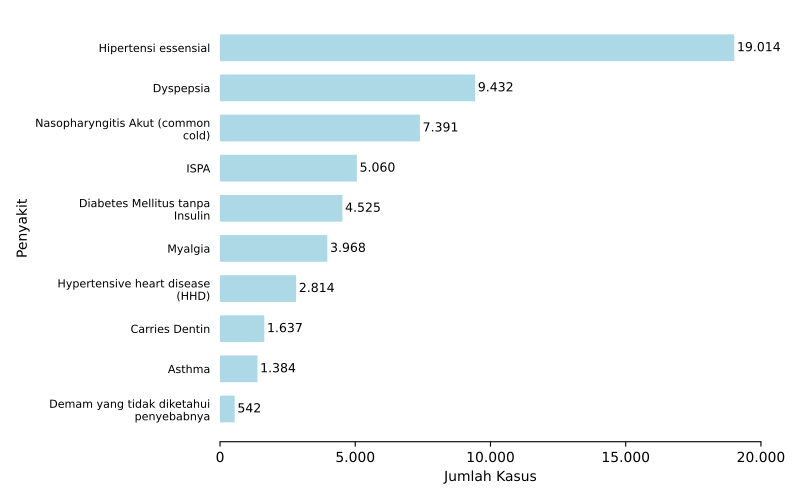

This figure's Python source:
import numpy as np
import matplotlib.pyplot as plt
import pandas
from textwrap import wrap
from matplotlib.ticker import FuncFormatter
import locale
locale.setlocale(locale.LC_ALL, 'id_ID.UTF8')

import sys, os, inspect
currentdir = os.path.dirname(os.path.abspath(inspect.getfile(inspect.currentframe())))
parentdir = os.path.dirname(currentdir)
sys.path.insert(0, parentdir)

berkasData = currentdir +'\\bab_06_00_dataPenyakitTerbanyak.csv'
berkasSimpan = currentdir +'\\bab_06_00_penyakitTerbanyak.pdf'
# judulDiagram = '10 Penyakit Terbanyak\nTahun 2021'
sumbuX = 'Jumlah Kasus'
sumbuY = 'Penyakit'
labelBar1 = 'Penyakit terbanyak'
tickerSumbuX = np.arange(0,21000,5000)

colnames = ['penyakit','jumlahKasus']
data = pandas.read_csv(berkasData, names=colnames, delimiter=';')
penyakit = data.penyakit.tolist()
jumlahKasus = data.jumlahKasus.tolist()

# 10 penyakit terbanyak -> [0:10], 20 penyakit terbanyak -> [0:20]
y_pos = np.arange(0,len(penyakit[0:10])*2,2)
# need to space out bars
new_y = [1.5*i for i in y_pos]
# ...don't know what this supposed to do, nor where got it from
#performance = 5 + 10 * np.random.rand(len(penyakit[0:20]))
# width for data label spacing. depends on width of corresponding axis
widthDL = 100

# initiate plot
plt.rcdefaults()
fig, ax = plt.subplots()

# make bars
ax.barh(new_y, jumlahKasus[0:10], height=2, align='center',color='lightblue', ecolor='black', label = labelBar1)

# settings for y axis
ax.set_yticks(new_y)
ax.set_ylabel(sumbuY)
ax.invert_yaxis()  # labels read top-to-bottom

# setting for x axis
ax.set_xlabel(sumbuX)
ax.set_xticks(tickerSumbuX)
# plt.axis(xmin=(0), xmax=(10000))

# settings for both axis
ax.spines['top'].set_visible(False)
ax.spines['right'].set_visible(False)
ax.spines['left'].set_visible(False)
ax.tick_params(left=False)

# add some text for title, labels and axes ticks
# ax.set_title(judulDiagram)
ax.xaxis.set_major_formatter(FuncFormatter(lambda x, pos: "{:n}".format(x)))
#for i, v in enumerate(jumlahKasus[0:10]): plt.text(v,new_y[i], '{:n}'.format(v), va="center", fontsize=8)
for i, txt in enumerate(jumlahKasus[0:10]):
		#ax.annotate('{:n}'.format(txt), (txt,new_y[i]), fontsize=9, va="center")
        ax.text(txt + widthDL, new_y[i], '{:n}'.format(txt), ha='left', va='center', fontsize=9)
wrapLabels = [ '\n'.join(wrap(l, 30)) for l in penyakit[0:10] ]
ax.set_yticklabels(wrapLabels, fontsize=8)

# finishing
pyrfig = plt.figure(1)
pyrfig.set_figwidth(8)
pyrfig.set_figheight(5)
# tight_layout to make consistent size
# adjust subplot to make room for legend
fig.subplots_adjust(bottom=-0.15)
plt.tight_layout()
plt.savefig(berkasSimpan)
plt.close(pyrfig)
# plt.show()
